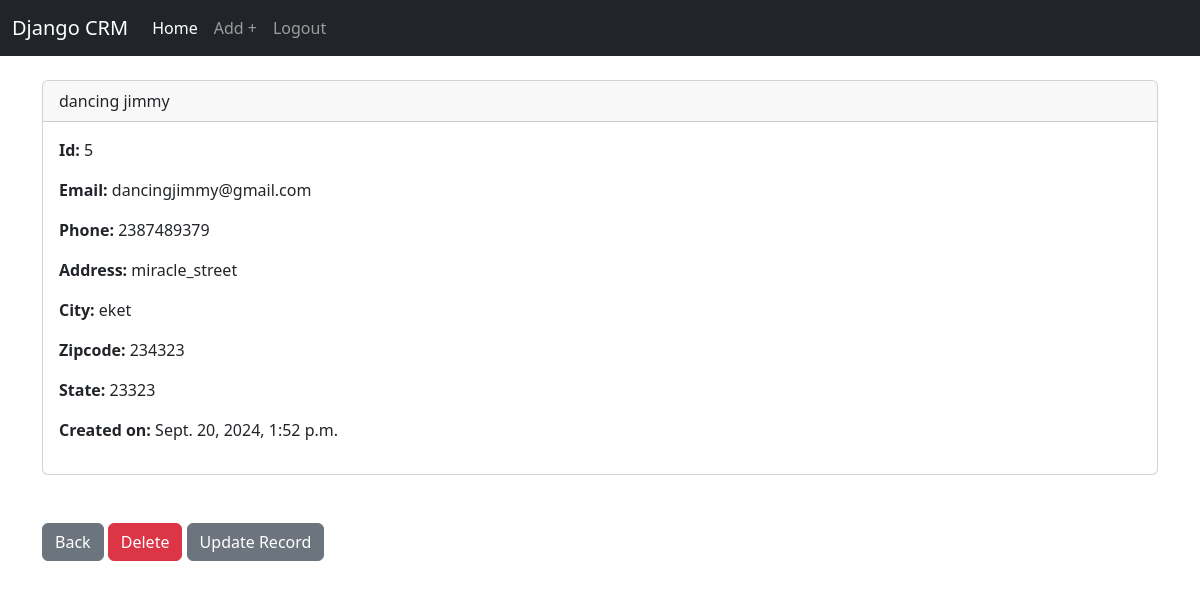
The app's page /record/5 (signed in) with its own data.
### crm_main_app/models.py (models this page shows, shortened)
class Record(models.Model):
    created_at = models.DateTimeField(auto_now_add=True)
    first_name = models.CharField(max_length=50)
    last_name = models.CharField(max_length=50)
    email = models.CharField(max_length=100)
    phone = models.CharField(max_length=11)
    address = models.CharField(max_length=100)
    city = models.CharField(max_length=50)
    state = models.CharField(max_length=50)
    zipcode = models.CharField(max_length=20)

### crm_main_app/views.py (the view)
# urls.py: path('record/<int:pk>', Customer_record.as_view(), name='record'),
class Customer_record(View):
    template_name = 'record.html'
    def get(self, request, pk):
        if request.user.is_authenticated:
            Customer_record = Record.objects.get(id=pk)
            return render(request, self.template_name, {'customer_record': Customer_record})
        else:
            messages.success(request, "You must be logged in to view the page...")
            return redirect('crm_main_app:home')

### crm_main_app/templates/record.html
{% extends 'base.html' %}
{% block content %}
<div class="card">
    <div class="card-header">
        {{ customer_record.first_name }}
        {{ customer_record.last_name }}
    </div>
    <div class="card-body">
      <p class="card-text">
        <strong>Id: </strong>{{customer_record.id}}
      </p>
      <p>
        <strong>Email: </strong>{{customer_record.email}}
      </p>
      <p>
        <strong>Phone: </strong>{{customer_record.phone}}
      </p>
      <p>
        <strong>Address: </strong>{{customer_record.address}}
      </p>
      <p>
        <strong>City: </strong>{{customer_record.city}}
      </p>
      <p>
        <strong>Zipcode: </strong>{{customer_record.zipcode}}
      </p>
      <p>
        <strong>State: </strong>{{customer_record.state}}
      </p>
      <p>
        <strong>Created on: </strong>{{customer_record.created_at}}
      </p>
    </div>
  </div>
  <br><br>
  <a href="{% url 'crm_main_app:home' %}" class="btn btn-secondary">Back</a>
  <a href="{% url 'crm_main_app:delete_record' customer_record.id %}" class="btn btn-danger">Delete</a>
  <a href="{% url 'crm_main_app:update_record' customer_record.id %}" class="btn btn-secondary">Update Record</a>
{% endblock content %}

### records on screen
Record: first_name "dancing", last_name "jimmy", id "5", email "dancingjimmy@gmail.com", phone "2387489379", address "miracle_street", city "eket", zipcode "234323", state "23323", created_at "Sept. 20, 2024, 1:52 p.m."
